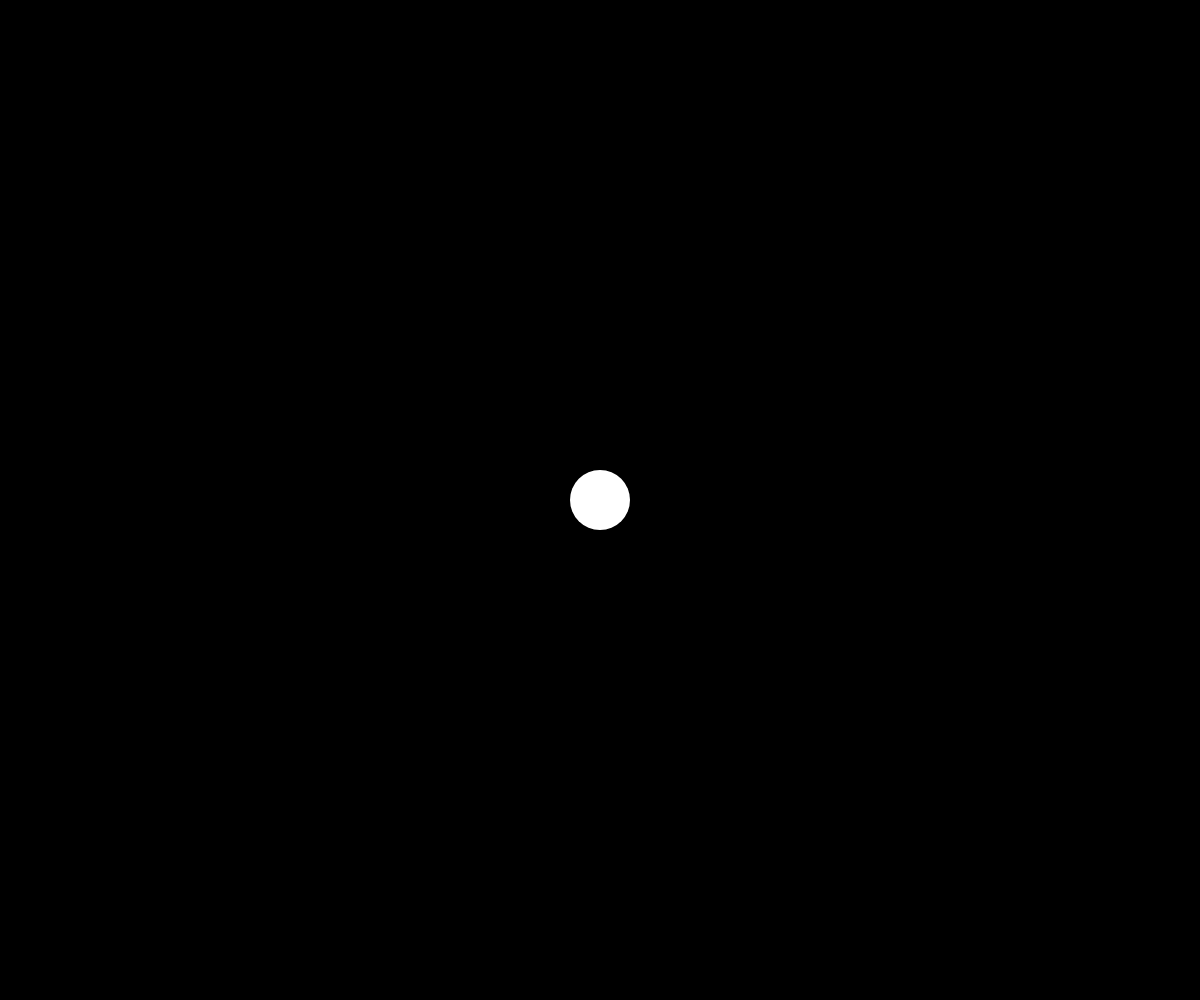
Frame 1 (no input)
Frame 60 (no input): identical to frame 1, image omitted
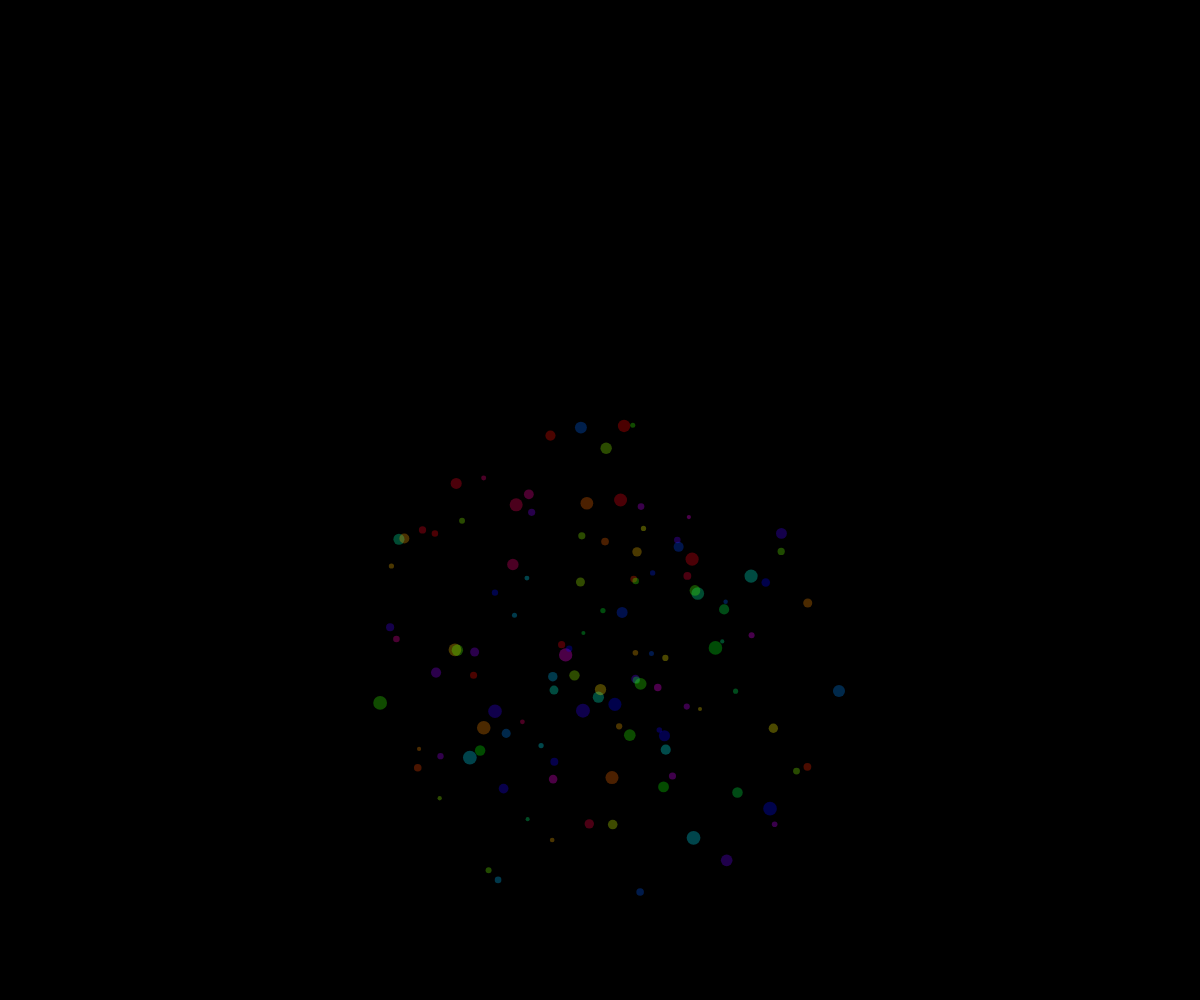
Frame 120 (the mouse pressed at the canvas centre since frame 60)

The p5.js sketch that drew these frames (run headless with seeded random() and noise() and a simulated clock; from frame 60 on, the mouse is pressed at the canvas centre):

// p5.js sketch
// ── sketch.js
let ballX, ballY;
let state = 'idle'; // 'idle' | 'exploding'
let particles = [];
let audioCtx = null;

class Particle {
  constructor(x, y, vx, vy, hueVal, alphaVal, sz) {
    this.x = x;
    this.y = y;
    this.vx = vx;
    this.vy = vy;
    this.hueVal = hueVal;
    this.alpha = alphaVal;
    this.sz = sz;
  }

  update() {
    this.vy += 0.15;       // gravity
    this.vx *= 0.97;       // friction
    this.vy *= 0.97;
    this.x += this.vx;
    this.y += this.vy;
    this.alpha -= 3;       // fade out
  }

  draw() {
    noStroke();
    fill(this.hueVal, 100, 100, this.alpha);
    circle(this.x, this.y, this.sz);
  }
}

function setup() {
  createCanvas(windowWidth, windowHeight);
  colorMode(HSB, 360, 100, 100, 255);
  ballX = width / 2;
  ballY = height / 2;
}

function draw() {
  background(0);
  if (state === 'idle') {
    fill(0, 0, 100);
    noStroke();
    circle(ballX, ballY, 60);
  } else if (state === 'exploding') {
    for (let i = particles.length - 1; i >= 0; i--) {
      particles[i].update();
      particles[i].draw();
      if (particles[i].alpha <= 0) {
        particles.splice(i, 1);
      }
    }
    if (particles.length === 0) {
      ballX = width / 2;
      ballY = height / 2;
      state = 'idle';
    }
  }
}

function playBoom() {
  if (!audioCtx) audioCtx = new AudioContext();
  if (audioCtx.state === 'suspended') audioCtx.resume();

  const now = audioCtx.currentTime;
  const osc = audioCtx.createOscillator();
  const gain = audioCtx.createGain();

  osc.type = 'sine';
  osc.frequency.setValueAtTime(120, now);
  osc.frequency.exponentialRampToValueAtTime(30, now + 0.25);

  gain.gain.setValueAtTime(1, now);
  gain.gain.linearRampToValueAtTime(0, now + 0.25);

  osc.connect(gain);
  gain.connect(audioCtx.destination);

  osc.start(now);
  osc.stop(now + 0.25);
}

function triggerExplosion() {
  const count = Math.floor(Math.random() * 41) + 80; // 80–120
  for (let i = 0; i < count; i++) {
    const angle = Math.random() * Math.PI * 2;
    const speed = Math.random() * 8 + 1;
    const hueVal = Math.random() * 360;
    const sz = Math.random() * 10 + 4;
    particles.push(new Particle(
      ballX, ballY,
      Math.cos(angle) * speed,
      Math.sin(angle) * speed,
      hueVal, 255, sz
    ));
  }
  state = 'exploding';
  playBoom();
}

function mousePressed() {
  if (state === 'idle') triggerExplosion();
}

function keyPressed() {
  if (state === 'idle') triggerExplosion();
}

function windowResized() {
  resizeCanvas(windowWidth, windowHeight);
  ballX = width / 2;
  ballY = height / 2;
}
